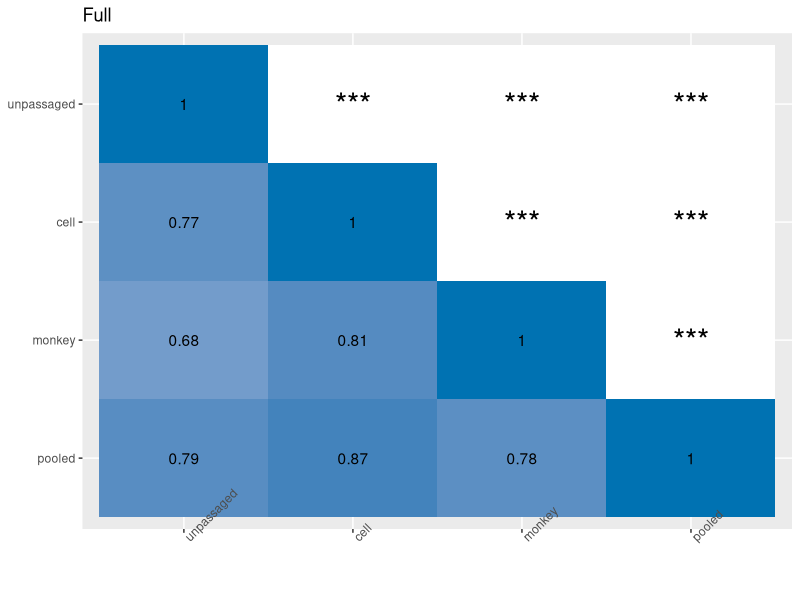

Source code (R): (Note: this script raises an error after producing the figure.)
## ---- chunk 1
require(cowplot)  #for figure themes
require(knitr)    #for knitting html
require(reshape2) #for melt function
require(ggplot2)  #for figures
require(grid)     #for unit function
require(dplyr)    #for filter function
require(tidyr)    #for melt function
## ---- chunk 2

blue<-"#0072B2"
palette <- c("#FF0000", "#0072B2", "#979797","#009E24", "#FFD700", "#E69F00")
#palette <- c(red, blue, gray, green, yellow2)

## ---- chunk 3

unpassagedvect <- c("unpassaged")
unpassagedvect <- rep(unpassagedvect, times=566)

eggvect <- c("egg")
eggvect <- rep(eggvect, times=566)

cellvect <- c("cell")
cellvect <- rep(cellvect, times=566)

monkeyvect <- c("monkey")
monkeyvect <- rep(monkeyvect, times=566)

pooledvect <- c("pooled")
pooledvect <- rep(pooledvect, times=566)

siatvect <- c("SIAT1")
siatvect <- rep(siatvect, times=566)

nonsiatvect <- c("nonSIAT")
nonsiatvect <- rep(nonsiatvect, times=566)
 
fullvect <- c("full")
fullvect <- rep(fullvect, times=566)

intvect <- c("int")
intvect <- rep(intvect, times=566)

tipsvect <- c("tips")
tipsvect <- rep(tipsvect, times=566)

vect79a <- c("79a")
vect79a <- rep(vect79a, times=566)

vect79b <- c("79b")
vect79b <- rep(vect79b, times=566)

vect79c <- c("79c")
vect79c <- rep(vect79c, times=566)

vect249a <- c("249a")
vect249a <- rep(vect249a, times=566)

vect1703a <- c("1703a")
vect1703a <- rep(vect1703a, times=566)

vect917a <- c("917a")
vect917a <- rep(vect917a, times=566)


vect1046a <- c("1046a")
vect1046a <- rep(vect1046a, times=566)


vect20052015 <- c("2005-2015")
vect20052015 <- rep(vect20052015, times=566)

vect2014 <- c("2014")
vect2014 <- rep(vect2014, times=566)


## ---- chunk 4


p <- read.table("slac_output.csv", sep=",", header=TRUE, stringsAsFactors=FALSE, na.strings=c("","NA"))

#Create one tidy dataframe from dN/dS output from SLAC ananlysis
dndsData <- rbind(

              cbind(p$samp_nonsiat_1703a_20052015_full, nonsiatvect, fullvect, vect1703a, vect20052015),
              cbind(p$samp_nonsiat_1703a_20052015_internal, nonsiatvect, intvect, vect1703a, vect20052015),
              cbind(p$samp_nonsiat_1703a_20052015_tips, nonsiatvect, tipsvect, vect1703a, vect20052015),
              
              cbind(p$samp_unpassaged_1703a_20052015_full, unpassagedvect, fullvect, vect1703a, vect20052015),
              cbind(p$samp_unpassaged_1703a_20052015_internal, unpassagedvect, intvect, vect1703a, vect20052015),
              cbind(p$samp_unpassaged_1703a_20052015_tips, unpassagedvect, tipsvect, vect1703a, vect20052015),
              
              cbind(p$samp_cell_1703a_20052015_full, cellvect, fullvect, vect1703a, vect20052015),
              cbind(p$samp_cell_1703a_20052015_internal, cellvect, intvect, vect1703a, vect20052015),
              cbind(p$samp_cell_1703a_20052015_tips, cellvect, tipsvect, vect1703a, vect20052015),
              
              cbind(p$samp_pooled_1703a_20052015_full, pooledvect, fullvect, vect1703a, vect20052015),
              cbind(p$samp_pooled_1703a_20052015_internal, pooledvect, intvect, vect1703a, vect20052015),
              cbind(p$samp_pooled_1703a_20052015_tips, pooledvect, tipsvect, vect1703a, vect20052015),
              
              cbind(p$samp_nonsiat_1046a_20052015_full, nonsiatvect, fullvect, vect1046a, vect20052015),
              cbind(p$samp_nonsiat_1046a_20052015_internal, nonsiatvect, intvect, vect1046a, vect20052015),
              cbind(p$samp_nonsiat_1046a_20052015_tips, nonsiatvect, tipsvect, vect1046a, vect20052015),
              
              cbind(p$samp_siat_1046a_20052015_full, siatvect, fullvect, vect1046a, vect20052015),
              cbind(p$samp_siat_1046a_20052015_internal, siatvect, intvect, vect1046a, vect20052015),
              cbind(p$samp_siat_1046a_20052015_tips, siatvect, tipsvect, vect1046a, vect20052015),
              
              cbind(p$samp_unpassaged_1046a_20052015_full, unpassagedvect, fullvect, vect1046a, vect20052015),
              cbind(p$samp_unpassaged_1046a_20052015_internal, unpassagedvect, intvect, vect1046a, vect20052015),
              cbind(p$samp_unpassaged_1046a_20052015_tips, unpassagedvect, tipsvect, vect1046a, vect20052015),
              
              cbind(p$samp_cell_1046a_20052015_full, cellvect, fullvect, vect1046a, vect20052015),
              cbind(p$samp_cell_1046a_20052015_internal, cellvect, intvect, vect1046a, vect20052015),
              cbind(p$samp_cell_1046a_20052015_tips, cellvect, tipsvect, vect1046a, vect20052015),
              
              cbind(p$samp_pooled_1046a_20052015_full, pooledvect, fullvect, vect1046a, vect20052015),
              cbind(p$samp_pooled_1046a_20052015_internal, pooledvect, intvect, vect1046a, vect20052015),
              cbind(p$samp_pooled_1046a_20052015_tips, pooledvect, tipsvect, vect1046a, vect20052015),
              
              cbind(p$samp_nonsiat_917a_20052015_full, nonsiatvect, fullvect, vect917a, vect20052015),
              cbind(p$samp_nonsiat_917a_20052015_internal, nonsiatvect, intvect, vect917a, vect20052015),
              cbind(p$samp_nonsiat_917a_20052015_tips, nonsiatvect, tipsvect, vect917a, vect20052015),
              
              cbind(p$samp_monkey_917a_20052015_full, monkeyvect, fullvect, vect917a, vect20052015),
              cbind(p$samp_monkey_917a_20052015_internal, monkeyvect, intvect, vect917a, vect20052015),
              cbind(p$samp_monkey_917a_20052015_tips, monkeyvect, tipsvect, vect917a, vect20052015),

              cbind(p$samp_unpassaged_917a_20052015_full, unpassagedvect, fullvect, vect917a, vect20052015),
              cbind(p$samp_unpassaged_917a_20052015_internal, unpassagedvect, intvect, vect917a, vect20052015),
              cbind(p$samp_unpassaged_917a_20052015_tips, unpassagedvect, tipsvect, vect917a, vect20052015),
              
              cbind(p$samp_cell_917a_20052015_full, cellvect, fullvect, vect917a, vect20052015),
              cbind(p$samp_cell_917a_20052015_internal, cellvect, intvect, vect917a, vect20052015),
              cbind(p$samp_cell_917a_20052015_tips, cellvect, tipsvect, vect917a, vect20052015),
              
              cbind(p$samp_pooled_917a_20052015_full, pooledvect, fullvect, vect917a, vect20052015),
              cbind(p$samp_pooled_917a_20052015_internal, pooledvect, intvect, vect917a, vect20052015),
              cbind(p$samp_pooled_917a_20052015_tips, pooledvect, tipsvect, vect917a, vect20052015),
            
              
              cbind(p$samp_cell_79a_20052015_full, cellvect, fullvect, vect79a, vect20052015),
              cbind(p$samp_cell_79a_20052015_internal, cellvect, intvect, vect79a, vect20052015),
              cbind(p$samp_cell_79a_20052015_tips, cellvect, tipsvect, vect79a, vect20052015),

              cbind(p$samp_egg_79a_20052015_full, eggvect, fullvect, vect79a, vect20052015),
              cbind(p$samp_egg_79a_20052015_internal, eggvect, intvect, vect79a, vect20052015),
              cbind(p$samp_egg_79a_20052015_tips, eggvect, tipsvect, vect79a, vect20052015),

              cbind(p$samp_unpassaged_79a_20052015_full, unpassagedvect, fullvect, vect79a, vect20052015),
              cbind(p$samp_unpassaged_79a_20052015_internal, unpassagedvect, intvect, vect79a, vect20052015),
              cbind(p$samp_unpassaged_79a_20052015_tips, unpassagedvect, tipsvect, vect79a, vect20052015),

              cbind(p$samp_monkey_79a_20052015_full, monkeyvect, fullvect, vect79a, vect20052015),
              cbind(p$samp_monkey_79a_20052015_internal, monkeyvect, intvect, vect79a, vect20052015),
              cbind(p$samp_monkey_79a_20052015_tips, monkeyvect, tipsvect, vect79a, vect20052015),

              cbind(p$samp_pooled_79a_20052015_full, pooledvect, fullvect, vect79a, vect20052015),
              cbind(p$samp_pooled_79a_20052015_internal, pooledvect, intvect, vect79a, vect20052015),             
              cbind(p$samp_pooled_79a_20052015_tips, pooledvect, tipsvect, vect79a, vect20052015),
              
              cbind(p$samp_monkey_79b_20052015_full, monkeyvect, fullvect, vect79b, vect20052015),
              cbind(p$samp_monkey_79b_20052015_internal, monkeyvect, intvect, vect79b, vect20052015),
              cbind(p$samp_monkey_79b_20052015_tips, monkeyvect, tipsvect, vect79b, vect20052015),
              
              cbind(p$samp_cell_79b_20052015_full, cellvect, fullvect, vect79b, vect20052015),
              cbind(p$samp_cell_79b_20052015_internal, cellvect, intvect, vect79b, vect20052015),
              cbind(p$samp_cell_79b_20052015_tips, cellvect, tipsvect, vect79b, vect20052015),

              cbind(p$samp_unpassaged_79b_20052015_full, unpassagedvect, fullvect, vect79b, vect20052015),
              cbind(p$samp_unpassaged_79b_20052015_internal, unpassagedvect, intvect, vect79b, vect20052015),
              cbind(p$samp_unpassaged_79b_20052015_tips, unpassagedvect, tipsvect, vect79b, vect20052015),

              cbind(p$samp_pooled_79b_20052015_full, pooledvect, fullvect, vect79b, vect20052015),
              cbind(p$samp_pooled_79b_20052015_internal, pooledvect, intvect, vect79b, vect20052015),             
              cbind(p$samp_pooled_79b_20052015_tips, pooledvect, tipsvect, vect79b, vect20052015),
              
              cbind(p$samp_monkey_79c_20052015_full, monkeyvect, fullvect, vect79c, vect20052015),
              cbind(p$samp_monkey_79c_20052015_internal, monkeyvect, intvect, vect79c, vect20052015),
              cbind(p$samp_monkey_79c_20052015_tips, monkeyvect, tipsvect, vect79c, vect20052015),
              
              cbind(p$samp_cell_79c_20052015_full, cellvect, fullvect, vect79c, vect20052015),
              cbind(p$samp_cell_79c_20052015_internal, cellvect, intvect, vect79c, vect20052015),
              cbind(p$samp_cell_79c_20052015_tips, cellvect, tipsvect, vect79c, vect20052015),

              cbind(p$samp_unpassaged_79c_20052015_full, unpassagedvect, fullvect, vect79c, vect20052015),
              cbind(p$samp_unpassaged_79c_20052015_internal, unpassagedvect, intvect, vect79c, vect20052015),
              cbind(p$samp_unpassaged_79c_20052015_tips, unpassagedvect, tipsvect, vect79c, vect20052015),

              cbind(p$samp_pooled_79c_20052015_full, pooledvect, fullvect, vect79c, vect20052015),
              cbind(p$samp_pooled_79c_20052015_internal, pooledvect, intvect, vect79c, vect20052015),              
              cbind(p$samp_pooled_79c_20052015_tips, pooledvect, tipsvect, vect79c, vect20052015),    

              cbind(p$samp_siat_249a_2014_full, siatvect, fullvect, vect249a, vect2014),
              cbind(p$samp_siat_249a_2014_internal, siatvect, intvect, vect249a, vect2014),
              cbind(p$samp_siat_249a_2014_tips, siatvect, tipsvect, vect249a, vect2014),

              cbind(p$samp_unpassaged_249a_2014_full, unpassagedvect, fullvect, vect249a, vect2014),
              cbind(p$samp_unpassaged_249a_2014_internal, unpassagedvect, intvect, vect249a, vect2014),
              cbind(p$samp_unpassaged_249a_2014_tips, unpassagedvect, tipsvect, vect249a, vect2014),
              
              cbind(p$samp_nonsiat_249a_2014_full, nonsiatvect, fullvect, vect249a, vect2014),
              cbind(p$samp_nonsiat_249a_2014_internal, nonsiatvect, intvect, vect249a, vect2014),
              cbind(p$samp_nonsiat_249a_2014_tips, nonsiatvect, tipsvect, vect249a, vect2014)
              
                   )

dndsData <- data.frame(dndsData) 
names(dndsData) <- c("dNdS", "passage", "Analysis", "selection", "timeperiod")


## ---- chunk 5
distances.dat<-read.table('distances.dat', sep=',') #the file of distances from each amino acid to every other amino acid in the H3 structure PDB:2YP7
## ---- chunk 6

RSAData <- p$RSA.Multimer #RSA as calculated for the hemagluttinin trimer
RSAData <- data.frame(RSAData)

## ---- chunk 7
DistanceData <- cbind(I(1 / p$distance.to.224.all.2yp7)) #Vector of inverse distances in 3D space from each amino acid to the sialic acid binding site
DistanceData <- data.frame(DistanceData)
## ---- chunk 8
#http://stackoverflow.com/questions/13112238/a-matrix-version-of-cor-test-in-r
cor.test.p <- function(x){
    FUN <- function(x, y) cor.test(x, y)[["p.value"]]
    z <- outer(
      colnames(x), 
      colnames(x), 
      Vectorize(function(i,j) FUN(x[,i], x[,j]))
    )
    dimnames(z) <- list(colnames(x), colnames(x))
    z
}
## ---- chunk 9

get_corr_and_signif<- function(dNs){
  colnums <- ncol(dNs)
  rtable <- cor(dNs, dNs[,ncol(dNs):1]) #reverse order of second arg to get heatmap ordered symmetrically from upper left hand corner
  ptable <- cor.test.p(dNs)
  ptable <- ptable[,ncol(dNs):1] #reverse order of second arg to get heatmap ordered symmetrically from upper left hand corner
  return(list(rtable, ptable))
}

## ---- chunk 10

step_heatmap <- function(rtable, ptable) {
  
    x <- melt(rtable, value.name=c("r"))
    flip <- ncol(data.frame(rtable)) + 1
    print(flip)
    lowleft <- x[as.numeric(x$Var1)<=flip-as.numeric(x$Var2),]
    lowleftrows<- lowleft[c("Var1", "Var2")]
    lowleftrows$sig <- ""
  
    y <-melt(ptable, value.name=c("r"))
    upright <- y[as.numeric(y$Var1)>flip-as.numeric(y$Var2),]
    uprightrows<- upright
    uprightrows$r <- NA  
    
    sig=rep("", nrow(upright))
    sig[upright$r<0.05] <- "*"
    sig[upright$r<0.01] <- "**"
    sig[upright$r<0.001] <- "***"
    upright<-upright[c("Var1", "Var2")]
    upright <- cbind (upright, sig)

    uprightall <- rbind(lowleftrows, upright)
    lowleftall <- rbind(lowleft, uprightrows)

    allcol<- cbind(lowleftall, uprightall)
    final <- allcol[c("Var1", "Var2", "r", "sig")]  
    return(final)
    }


## ---- chunk 11

Fig2and3Data <- p[, c(

      
      "Gene", 
      "Protein", 
      "pdb.2yp7", 
      "RSA.Multimer",
      "distance.to.224.all.2yp7",
      "samp_unpassaged_917a_20052015_full", 
      "samp_monkey_917a_20052015_full",
      "samp_cell_917a_20052015_full",
      "samp_pooled_917a_20052015_full",

      "samp_unpassaged_917a_20052015_internal", 
      "samp_monkey_917a_20052015_internal",
      "samp_cell_917a_20052015_internal",
      "samp_pooled_917a_20052015_internal",
      
      "samp_unpassaged_917a_20052015_tips", 
      "samp_monkey_917a_20052015_tips",
      "samp_cell_917a_20052015_tips",
      "samp_pooled_917a_20052015_tips"
      
      )]

write.csv(Fig2and3Data, file = "Figure2and3Data.csv", row.names=FALSE)

## ---- chunk 12
#Organize data for structure color maps

fullData_samp_all<-filter(dndsData, Analysis=="full", selection=="917a", timeperiod=="2005-2015")
temp_samp_all<-split(as.numeric(as.character(fullData_samp_all$dNdS)), fullData_samp_all$passage)
fulldNs_samp_all <- cbind(temp_samp_all[["unpassaged"]],temp_samp_all[["monkey"]],temp_samp_all[["cell"]],temp_samp_all[["pooled"]])
colnames(fulldNs_samp_all) <- c("unpassaged",  "monkey", "cell","pooled")
fulldf_samp_all <- data.frame(fulldNs_samp_all)
fulldf_samp_all[] <- lapply(fulldf_samp_all, as.numeric) #Preserve floats

intData_samp_all<-filter(dndsData, Analysis=="int", selection=="917a", timeperiod=="2005-2015")
temp_samp_all<-split(as.numeric(as.character(intData_samp_all$dNdS)), intData_samp_all$passage)
intdNs_samp_all <- cbind(temp_samp_all[["unpassaged"]],temp_samp_all[["monkey"]],temp_samp_all[["cell"]],temp_samp_all[["pooled"]])
colnames(intdNs_samp_all) <- c("unpassaged", "monkey", "cell", "pooled")
intdf_samp_all <- data.frame(intdNs_samp_all)
intdf_samp_all[] <- lapply(intdf_samp_all, as.numeric) #Preserve floats

tipsData_samp_all<-filter(dndsData, Analysis=="tips", selection=="917a", timeperiod=="2005-2015")
temp_samp_all<-split(as.numeric(as.character(tipsData_samp_all$dNdS)), tipsData_samp_all$passage)
tipsdNs_samp_all <- cbind(temp_samp_all[["unpassaged"]],temp_samp_all[["monkey"]],temp_samp_all[["cell"]],temp_samp_all[["pooled"]])
colnames(tipsdNs_samp_all) <- c("unpassaged",  "monkey", "cell","pooled")
tipsdf_samp_all <- data.frame(tipsdNs_samp_all)
tipsdf_samp_all[] <- lapply(tipsdf_samp_all, as.numeric) #Preserve floats
## ---- chunk 13
fulldNs_samp_passages <- fulldf_samp_all[c("unpassaged", "cell", "monkey", "pooled")]
intdNs_samp_passages <-  intdf_samp_all[c("unpassaged", "cell", "monkey", "pooled")]
tipsdNs_samp_passages <- tipsdf_samp_all[c("unpassaged", "cell",  "monkey", "pooled")]

## ---- chunk 14
fullcorr_samp_passages.rs  = get_corr_and_signif(fulldNs_samp_passages)[1]
fullcorr_samp_passages.ps  = get_corr_and_signif(fulldNs_samp_passages)[2]  
fullcorr_samp_passages <- step_heatmap(fullcorr_samp_passages.rs, fullcorr_samp_passages.ps) 

intcorr_samp_passages.rs  = get_corr_and_signif(intdNs_samp_passages)[1]
intcorr_samp_passages.ps  = get_corr_and_signif(intdNs_samp_passages)[2]  
intcorr_samp_passages <- step_heatmap(intcorr_samp_passages.rs, intcorr_samp_passages.ps)

tipscorr_samp_passages.rs  = get_corr_and_signif(tipsdNs_samp_passages)[1]
tipscorr_samp_passages.ps  = get_corr_and_signif(tipsdNs_samp_passages)[2]  
tipscorr_samp_passages <- step_heatmap(tipscorr_samp_passages.rs, tipscorr_samp_passages.ps)

## ---- chunk 15
fullheat_samp_passages <-ggplot(fullcorr_samp_passages, aes(x=Var1,    y=Var2, fill=r)) + 
    geom_tile() + geom_text(aes(label=round(r,2)))+ 
    geom_text(aes(label=sig), size = 8) +
    scale_fill_gradientn(colours=c("white",blue), limits=c(0,1), na.value = "white") + 
    theme(axis.title.x=element_blank(), axis.title.y=element_blank(),axis.text.x = element_text(angle = 45, hjust = 0, vjust = 1)) + 
   labs(title = "Full") 

#pull the legend from the first plot 
grobs <- ggplotGrob(fullheat_samp_passages)$grobs
legend <- grobs[[which(sapply(grobs, function(x) x$name) == "guide-box")]]

fullheat_samp_passages <- fullheat_samp_passages + theme(legend.position="none") #remove legend form fullheat
fullheat_samp_passages <- ggdraw(switch_axis_position(fullheat_samp_passages, axis = 'x'))  #Move x axis to top of chart

intheat_samp_passages <-ggplot(intcorr_samp_passages, aes(x=Var1, y=Var2, fill=r)) + 
geom_tile() + geom_text(aes(label=round(r,2)))+ 
geom_text(aes(label=sig), size = 8) +
scale_fill_gradientn(colours=c("white",blue), limits=c(0,1), na.value = "white")+
theme(legend.position="none", axis.title.x=element_blank(),axis.title.y=element_blank(),axis.text.x = element_text(angle = 45, hjust = 0, vjust = 1)) + 
labs(title = "Internal")

intheat_samp_passages <- ggdraw(switch_axis_position(intheat_samp_passages, axis = 'x'))

tipsheat_samp_passages <-ggplot(tipscorr_samp_passages, aes(x=Var1, y=Var2, fill=r)) + 
geom_tile() + geom_text(aes(label=round(r,2)))+ 
    geom_text(aes(label=sig), size = 8) +
  scale_fill_gradientn(colours=c("white", blue), limits=c(0,1), na.value = "white") + 
theme(legend.position="none",
axis.title.x=element_blank(),axis.title.y=element_blank(),axis.text.x = element_text(angle = 45, hjust = 0, vjust = 1))  +
labs(title = "Tips")

tipsheat_samp_passages <- ggdraw(switch_axis_position(tipsheat_samp_passages, axis = 'x'))

prow<-plot_grid(fullheat_samp_passages,intheat_samp_passages,tipsheat_samp_passages, labels = c("A", "B", "C"), ncol = 3)  #grid of three heatmaps

corrheatmaps_samp_passages <- plot_grid( prow, legend, rel_widths = c(3, .3)) #add in the legend to the figure

## ---- chunk 16
forDist_samp_all<-data.frame(cbind(DistanceData, fulldf_samp_all, intdf_samp_all, tipsdf_samp_all)) 
forDist_samp_all<-forDist_samp_all[!is.na(p$pdb.2yp7), ] #Only sites in structure have  RSA value
forDist_samp_all <- data.frame(sapply(forDist_samp_all[], as.numeric))

rsDist_samp_all = NULL  #empty to hold r.squared values

for (i in 2:ncol(forDist_samp_all)){
    rsDist_samp_all  <- rbind(rsDist_samp_all, summary(lm(forDist_samp_all$DistanceData ~ forDist_samp_all[,i]))$r.squared)
}

psDist_samp_all = NULL #empty to hold p.values values from lm()

for (i in 2:ncol(forDist_samp_all)){
    psDist_samp_all  <- rbind(psDist_samp_all, summary(lm(forDist_samp_all$DistanceData ~ forDist_samp_all[,i]))$coefficients["forDist_samp_all[, i]","Pr(>|t|)"])
    print(summary(lm(forDist_samp_all$DistanceData ~ forDist_samp_all[,i]))$coefficients["forDist_samp_all[, i]","Pr(>|t|)"])
}

r.names <- c("unpassaged", "monkey", "cell", "pooled","unpassaged", "monkey", "cell", "pooled","unpassaged", "monkey", "cell", "pooled")

Analysis=c("Full", "Full", "Full", "Full", "Internal", "Internal", "Internal", "Internal",  "Tips", "Tips", "Tips", "Tips")

dfDist_samp_all <- data.frame(r.square = rsDist_samp_all, p.values=psDist_samp_all, Passage = factor(r.names, levels = r.names), Analysis)

signif=rep("", nrow(dfDist_samp_all))
signif[dfDist_samp_all$p.values<0.05] <- "*"
signif[dfDist_samp_all$p.values<0.01] <- "**"
signif[dfDist_samp_all$p.values<0.001] <- "***"
dfDist_samp_all <- cbind (dfDist_samp_all, signif)

distbar_samp_all<-ggplot(aes(x = Passage, y = r.square), data = dfDist_samp_all) +
  scale_fill_manual(values=palette) +
  geom_bar(stat = 'identity', aes(fill=Analysis)) +
  ylab(expression(paste("Variance Explained (R"^"2", ')', sep=''))) +
  theme(plot.margin = unit(c(6,6,0,6), "pt"),  axis.title.x=element_blank(), axis.text.x = element_text(angle = 45, hjust = 1, vjust = 1)) +
  geom_text(aes(x= Passage, y=r.square + 0.002, label=signif), size=8) +
  scale_y_continuous(limits = c(0, 0.10)) +
  facet_wrap(~Analysis) +
  background_grid(major = 'y', minor = "none") + # add thin horizontal lines
  panel_border() # and a border around each panel +

print(distbar_samp_all)

## ---- chunk 17

forRSA_samp_all<-data.frame(cbind(RSAData, fulldf_samp_all, intdf_samp_all, tipsdf_samp_all)) 
forRSA_samp_all<-forRSA_samp_all[!is.na(p$pdb.2yp7), ] #Limit to sites with RSA value
forRSA_samp_all <- data.frame(sapply(forRSA_samp_all[], as.numeric))#Preserve floats

rsRSA_samp_all = NULL #empty to hold r.squared values from lm()

for (i in 2:ncol(forRSA_samp_all)){
    rsRSA_samp_all  <- rbind(rsRSA_samp_all, summary(lm(forRSA_samp_all$RSAData ~ forRSA_samp_all[,i]))$r.squared)
}

psRSA_samp_all = NULL #empty to hold p.values values from lm()


for (i in 2:ncol(forRSA_samp_all)){
    psRSA_samp_all  <- rbind(psRSA_samp_all, summary(lm(forRSA_samp_all$RSAData ~ forRSA_samp_all[,i]))$coefficients["forRSA_samp_all[, i]","Pr(>|t|)"])
}

r.names <- c("unpassaged", "monkey", "cell", "all", "unpassaged",  "monkey", "cell", "all", "unpassaged",  "monkey", "cell", "all")

Analysis=c("Full", "Full", "Full", "Full",  "Internal", "Internal", "Internal", "Internal",  "Tips", "Tips", "Tips", "Tips")

dfRSA_samp_all <- data.frame(r.square = rsRSA_samp_all, p.values = psRSA_samp_all, Passage = factor(r.names, levels = r.names), Analysis)

signif=rep("", nrow(dfRSA_samp_all))
signif[dfRSA_samp_all$p.values<0.05] <- "*"
signif[dfRSA_samp_all$p.values<0.01] <- "**"
signif[dfRSA_samp_all$p.values<0.001] <- "***"
dfRSA_samp_all <- cbind (dfRSA_samp_all, signif)

rsabar_samp_all<-ggplot(aes(x = Passage, y = r.square), data = dfRSA_samp_all) +
  geom_bar(stat = 'identity', aes(fill=Analysis)) +
  geom_text(aes(x= Passage, y=r.square + 0.002, label=signif), size=8) +
  scale_fill_manual(values=palette) +
  ylab(expression(paste("Variance Explained (R"^"2", ')', sep=''))) +
  theme(plot.margin = unit(c(6,6,0,6), "pt"), axis.title.x=element_blank(), axis.text.x = element_text(angle = 45, hjust = 1, vjust = 1)) +
  scale_y_continuous(limits = c(0, 0.17)) +
  facet_wrap(~Analysis) +
  background_grid(major = 'y', minor = "none") + # add thin horizontal lines
  panel_border() # and a border around each panel 


## ---- chunk 18

#Every site needs a lable
labelsvect <- c(rep("unpassaged", times=566), rep("monkey", times=566), rep("cell", times=566), rep("pooled",times=566))

facetvect <-rep("Full", times = 566*4)
fullmelt_samp_all <- cbind(melt(fulldNs_samp_all), labelsvect, facetvect)

facetvect <-rep("Internal", times = 566*4)
intmelt_samp_all <- cbind(melt(intdNs_samp_all), labelsvect, facetvect)

facetvect <-rep("Tips", times = 566*4)
tipsmelt_samp_all <- cbind(melt(tipsdNs_samp_all), labelsvect, facetvect)

allmelt_samp_all <- rbind(fullmelt_samp_all, intmelt_samp_all, tipsmelt_samp_all)


unpassfull <- filter(allmelt_samp_all, Var2=="unpassaged", facetvect=="Full")$value
monkeyfull <- filter(allmelt_samp_all, Var2=="monkey", facetvect=="Full")$value
cellfull <- filter(allmelt_samp_all, Var2=="cell", facetvect=="Full")$value
pooledfull <- filter(allmelt_samp_all, Var2=="pooled", facetvect=="Full")$value

unpassint <- filter(allmelt_samp_all, Var2=="unpassaged", facetvect=="Internal")$value
monkeyint <- filter(allmelt_samp_all, Var2=="monkey", facetvect=="Internal")$value
cellint <- filter(allmelt_samp_all, Var2=="cell", facetvect=="Internal")$value
pooledint <- filter(allmelt_samp_all, Var2=="pooled", facetvect=="Internal")$value

unpasstips <- filter(allmelt_samp_all, Var2=="unpassaged", facetvect=="Tips")$value
monkeytips <- filter(allmelt_samp_all, Var2=="monkey", facetvect=="Tips")$value
celltips <- filter(allmelt_samp_all, Var2=="cell", facetvect=="Tips")$value
pooledtips <- filter(allmelt_samp_all, Var2=="pooled", facetvect=="Tips")$value

t.test(unpassfull, monkeyfull, paired=TRUE)
t.test(unpassfull, cellfull, paired=TRUE)
t.test(unpassfull, pooledfull, paired=TRUE)

t.test(unpassint, monkeyint, paired=TRUE)
t.test(unpassint, cellint, paired=TRUE)
t.test(unpassint, pooledint, paired=TRUE)

t.test(unpasstips, monkeytips, paired=TRUE)
t.test(unpasstips, celltips, paired=TRUE)
t.test(unpasstips, pooledtips, paired=TRUE)

t.test(monkeyfull, cellfull, paired=TRUE)
t.test(monkeyfull, pooledfull, paired=TRUE)

t.test(monkeyint, cellint, paired=TRUE)
t.test(monkeyint, pooledint, paired=TRUE)

t.test(monkeytips, celltips, paired=TRUE)
t.test(monkeytips, pooledtips, paired=TRUE)

t.test(celltips, pooledtips, paired=TRUE)
t.test(cellfull, pooledfull, paired=TRUE)
t.test(celltips, pooledtips, paired=TRUE)

dot_samp_all <- ggplot(data = allmelt_samp_all, aes(x=Var2, y=value)) +
             geom_jitter(aes(colour=labelsvect), size=3) + 
            
             geom_hline(yintercept=1)  + 
             facet_wrap(~facetvect, ncol=3) +
             scale_colour_manual(values=palette) +
             theme(legend.position="none", axis.title.x=element_blank(), axis.text.x = element_text(angle = 45, hjust = 1, vjust = 1)) +
            ylab("dN/dS")+
            ylim(0, 18) + 
            panel_border()


#print(dot_samp_all)

## ---- chunk 19

Fig4Data <- p[, c(

     
      "Gene", 
      "Protein", 
      "pdb.2yp7",
      "RSA.Multimer",
      "distance.to.224.all.2yp7",
      "samp_unpassaged_1046a_20052015_full", 
      "samp_siat_1046a_20052015_full",
      "samp_nonsiat_1046a_20052015_full",


      "samp_unpassaged_1046a_20052015_internal", 
      "samp_siat_1046a_20052015_internal",
      "samp_nonsiat_1046a_20052015_internal",

      
      "samp_unpassaged_1046a_20052015_tips", 
      "samp_siat_1046a_20052015_tips",
      "samp_nonsiat_1046a_20052015_tips"

      
      )]

write.csv(Fig4Data, file = "Figure4Data.csv", row.names=FALSE)


## ---- chunk 20

fulldata_unpassSiatNonsiat<-filter(dndsData, Analysis=="full", selection=="1046a", timeperiod=="2005-2015")
temp_samp_unpassSiatNonsiat<-split(as.numeric(as.character(fulldata_unpassSiatNonsiat$dNdS)), fulldata_unpassSiatNonsiat$passage) #pull each sitewise dN/dS list for each passage type into its own vector
fulldNs_samp_unpassSiatNonsiat <- cbind(temp_samp_unpassSiatNonsiat[["unpassaged"]],temp_samp_unpassSiatNonsiat[["SIAT1"]],temp_samp_unpassSiatNonsiat[["nonSIAT"]])  #join vectors of sitewise dN/dS into matrix format for cor functions (columns = passage history, rows = sites)
colnames(fulldNs_samp_unpassSiatNonsiat) <- c("unpassaged", "SIAT1", "non-SIAT1")
fulldf_samp_unpassSiatNonsiat <- data.frame(fulldNs_samp_unpassSiatNonsiat)
fulldf_samp_unpassSiatNonsiat[] <- lapply(fulldf_samp_unpassSiatNonsiat, as.numeric)

intSNSdata<-filter(dndsData, Analysis=="int", selection=="1046a", timeperiod=="2005-2015")
temp_samp_unpassSiatNonsiat<-split(as.numeric(as.character(intSNSdata$dNdS)), intSNSdata$passage)
intdNs_samp_unpassSiatNonsiat <- cbind(temp_samp_unpassSiatNonsiat[["unpassaged"]],temp_samp_unpassSiatNonsiat[["SIAT1"]],temp_samp_unpassSiatNonsiat[["nonSIAT"]])
colnames(intdNs_samp_unpassSiatNonsiat) <- c("unpassaged", "SIAT1", "non-SIAT1")
intdf_samp_unpassSiatNonsiat <- data.frame(intdNs_samp_unpassSiatNonsiat)
intdf_samp_unpassSiatNonsiat[] <- lapply(intdf_samp_unpassSiatNonsiat, as.numeric)


tipsSNSdata<-filter(dndsData, Analysis=="tips", selection=="1046a", timeperiod=="2005-2015")
temp_samp_unpassSiatNonsiat<-split(as.numeric(as.character(tipsSNSdata$dNdS)), tipsSNSdata$passage)
tipsdNs_samp_unpassSiatNonsiat <- cbind(temp_samp_unpassSiatNonsiat[["unpassaged"]],temp_samp_unpassSiatNonsiat[["SIAT1"]],temp_samp_unpassSiatNonsiat[["nonSIAT"]])
colnames(tipsdNs_samp_unpassSiatNonsiat) <- c("unpassaged", "SIAT1", "non-SIAT1")
tipsdf_samp_unpassSiatNonsiat <- data.frame(tipsdNs_samp_unpassSiatNonsiat)
tipsdf_samp_unpassSiatNonsiat[] <- lapply(tipsdf_samp_unpassSiatNonsiat, as.numeric)
## ---- chunk 21

forDist_samp_unpassSiatNonsiat<-data.frame(cbind(DistanceData, fulldf_samp_unpassSiatNonsiat, intdf_samp_unpassSiatNonsiat, tipsdf_samp_unpassSiatNonsiat))
forDist_samp_unpassSiatNonsiat<-forDist_samp_unpassSiatNonsiat[!is.na(p$pdb.2yp7), ] #Only sites in structure have  RSA value
forDist_samp_unpassSiatNonsiat <- data.frame(sapply(forDist_samp_unpassSiatNonsiat[], as.numeric))

rsDist_samp_unpassSiatNonsiat = NULL  #empty to hold r.squared values
for (i in 2:ncol(forDist_samp_unpassSiatNonsiat)){
    rsDist_samp_unpassSiatNonsiat  <- rbind(rsDist_samp_unpassSiatNonsiat, summary(lm(forDist_samp_unpassSiatNonsiat$DistanceData ~ forDist_samp_unpassSiatNonsiat[,i]))$r.squared)
}

psDist_samp_unpassSiatNonsiat = NULL #empty to hold p.values values from lm()

for (i in 2:ncol(forDist_samp_unpassSiatNonsiat)){
    psDist_samp_unpassSiatNonsiat  <- rbind(psDist_samp_unpassSiatNonsiat, summary(lm(forDist_samp_unpassSiatNonsiat$DistanceData ~ forDist_samp_unpassSiatNonsiat[,i]))$coefficients["forDist_samp_unpassSiatNonsiat[, i]","Pr(>|t|)"])
    print(summary(lm(forDist_samp_unpassSiatNonsiat$DistanceData ~ forDist_samp_unpassSiatNonsiat[,i]))$coefficients["forDist_samp_unpassSiatNonsiat[, i]","Pr(>|t|)"])
}


r.names <- c("unpassaged", "SIAT1", "non-SIAT1","unpassaged","SIAT1","non-SIAT1","unpassaged", "SIAT1", "non-SIAT1")
Analysis=c("Full", "Full", "Full", "Internal", "Internal", "Internal", "Tips", "Tips", "Tips")


dfDist_samp_unpassSiatNonsiat <- data.frame(r.square = rsDist_samp_unpassSiatNonsiat,  p.values = psDist_samp_unpassSiatNonsiat, Passage = factor(r.names, levels = r.names), Analysis)

signif=rep("", nrow(dfDist_samp_unpassSiatNonsiat))
signif[dfDist_samp_unpassSiatNonsiat$p.values<0.05] <- "*"
signif[dfDist_samp_unpassSiatNonsiat$p.values<0.01] <- "**"
signif[dfDist_samp_unpassSiatNonsiat$p.values<0.001] <- "***"
dfDist_samp_unpassSiatNonsiat <- cbind (dfDist_samp_unpassSiatNonsiat, signif)

distbar_samp_unpassSiatNonsiat<-ggplot(aes(x = Passage, y = r.square), data = dfDist_samp_unpassSiatNonsiat) +
  scale_fill_manual(values=palette) +
  geom_bar(stat = 'identity', aes(fill=Analysis)) +
  geom_text(aes(x= Passage, y=r.square + 0.002, label=signif), size=8) +
  ylab(expression(paste("Variance Explained (R"^"2", ')', sep=''))) +
  theme(plot.margin = unit(c(6,6,0,6), "pt"),   axis.title.x=element_blank(), axis.text.x = element_text(angle = 45, hjust = 1, vjust = 1)) +
  scale_y_continuous(limits = c(0, 0.15)) +
  facet_wrap(~Analysis) +
  background_grid(major = 'y', minor = "none") + # add thin horizontal lines
  panel_border() # and a border around each panel +

## ---- chunk 22
forRSA_samp_unpassSiatNonsiat<-data.frame(cbind(RSAData, fulldf_samp_unpassSiatNonsiat, intdf_samp_unpassSiatNonsiat, tipsdf_samp_unpassSiatNonsiat))
forRSA_samp_unpassSiatNonsiat<-forRSA_samp_unpassSiatNonsiat[!is.na(p$pdb.2yp7), ] 
forRSA_samp_unpassSiatNonsiat <- data.frame(sapply(forRSA_samp_unpassSiatNonsiat[], as.numeric))

rsRSA_samp_unpassSiatNonsiat = NULL #empty to hold r.squared values from lm()

for (i in 2:ncol(forRSA_samp_unpassSiatNonsiat)){
    rsRSA_samp_unpassSiatNonsiat  <- rbind(rsRSA_samp_unpassSiatNonsiat, summary(lm(forRSA_samp_unpassSiatNonsiat$RSAData ~ forRSA_samp_unpassSiatNonsiat[,i]))$r.squared)
}


psRSA_samp_unpassSiatNonsiat = NULL #empty to hold p.values values from lm()

for (i in 2:ncol(forRSA_samp_unpassSiatNonsiat)){
    psRSA_samp_unpassSiatNonsiat  <- rbind(psRSA_samp_unpassSiatNonsiat, summary(lm(forRSA_samp_unpassSiatNonsiat$RSAData ~ forRSA_samp_unpassSiatNonsiat[,i]))$coefficients["forRSA_samp_unpassSiatNonsiat[, i]","Pr(>|t|)"])
    print(summary(lm(forRSA_samp_unpassSiatNonsiat$RSAData ~ forRSA_samp_unpassSiatNonsiat[,i]))$coefficients["forRSA_samp_unpassSiatNonsiat[, i]","Pr(>|t|)"])
}

r.names <- c("unpassaged", "SIAT1", "non-SIAT1","unpassaged","SIAT1","non-SIAT1","unpassaged", "SIAT1", "non-SIAT1")
Analysis=c("Full", "Full", "Full", "Internal", "Internal", "Internal", "Tips", "Tips", "Tips")

dfRSA_samp_unpassSiatNonsiat <- data.frame(r.square = rsRSA_samp_unpassSiatNonsiat,  p.values = psRSA_samp_unpassSiatNonsiat, Passage = factor(r.names, levels = r.names), Analysis)

signif=rep("", nrow(dfRSA_samp_unpassSiatNonsiat))
signif[dfRSA_samp_unpassSiatNonsiat$p.values<0.05] <- "*"
signif[dfRSA_samp_unpassSiatNonsiat$p.values<0.01] <- "**"
signif[dfRSA_samp_unpassSiatNonsiat$p.values<0.001] <- "***"
dfRSA_samp_unpassSiatNonsiat <- cbind (dfRSA_samp_unpassSiatNonsiat, signif)


rsabar_samp_unpassSiatNonsiat<-ggplot(aes(x = Passage, y = r.square), data = dfRSA_samp_unpassSiatNonsiat) +
  geom_bar(stat = 'identity', aes(fill=Analysis)) +
  geom_text(aes(x= Passage, y=r.square + 0.002, label=signif), size=8) +
  scale_fill_manual(values=palette) +
  ylab(expression(paste("Variance Explained (R"^"2", ')', sep=''))) +
  theme(plot.margin = unit(c(6,6,0,6), "pt"), axis.title.x=element_blank(),  axis.text.x = element_text(angle = 45, hjust = 1, vjust = 1)) +
  scale_y_continuous(limits = c(0, 0.2)) +
  facet_wrap(~Analysis) +
  background_grid(major = 'y', minor = "none") + # add thin horizontal lines
  panel_border() # and a border around each panel 

## ---- chunk 23


labelsvect <- c(rep("unpassaged", times=566), rep("siat", times=566), rep("nonSIAT", times=566))

facetvect <-rep("Full", times = 566*3)

fullmelt_samp_unpassSiatNonsiat <- cbind(melt(fulldNs_samp_unpassSiatNonsiat), labelsvect, facetvect)

facetvect <-rep("Internal", times = 566*3)
intmelt_samp_unpassSiatNonsiat <- cbind(melt(intdNs_samp_unpassSiatNonsiat), labelsvect, facetvect)

facetvect <-rep("Tips", times = 566*3)
tipsmelt_samp_unpassSiatNonsiat <- cbind(melt(tipsdNs_samp_unpassSiatNonsiat), labelsvect, facetvect)

allmelt_samp_unpassSiatNonsiat <- rbind(fullmelt_samp_unpassSiatNonsiat, intmelt_samp_unpassSiatNonsiat, tipsmelt_samp_unpassSiatNonsiat)

unpassfull <- filter(allmelt_samp_unpassSiatNonsiat, labelsvect=="unpassaged", facetvect=="Full")$value
nonsiatfull <- filter(allmelt_samp_unpassSiatNonsiat, labelsvect=="nonSIAT", facetvect=="Full")$value
siatfull <- filter(allmelt_samp_unpassSiatNonsiat, labelsvect=="siat", facetvect=="Full")$value

unpassint <- filter(allmelt_samp_unpassSiatNonsiat, labelsvect=="unpassaged", facetvect=="Internal")$value
nonsiatint <- filter(allmelt_samp_unpassSiatNonsiat, labelsvect=="nonSIAT", facetvect=="Internal")$value
siatint <- filter(allmelt_samp_unpassSiatNonsiat, labelsvect=="siat", facetvect=="Internal")$value

unpasstips <- filter(allmelt_samp_unpassSiatNonsiat, labelsvect=="unpassaged", facetvect=="Tips")$value
nonsiattips <- filter(allmelt_samp_unpassSiatNonsiat, labelsvect=="nonSIAT", facetvect=="Tips")$value
siattips <- filter(allmelt_samp_unpassSiatNonsiat, labelsvect=="siat", facetvect=="Tips")$value

print(t.test(unpassfull, nonsiatfull, paired=TRUE))
print(t.test(unpassfull, siatfull, paired=TRUE))

print(t.test(unpassint, nonsiatint, paired=TRUE))
print(t.test(unpassint, siatint, paired=TRUE))

print(t.test(unpasstips, nonsiattips, paired=TRUE))
print(t.test(unpasstips, siattips, paired=TRUE))

print(t.test(siatfull, nonsiatfull, paired=TRUE))
print(t.test(siatint, nonsiatint, paired=TRUE))
print(t.test(siattips, nonsiattips, paired=TRUE))




dot_samp_unpassSiatNonsiat <- ggplot(data = allmelt_samp_unpassSiatNonsiat, aes(x=Var2, y=value)) +
             geom_jitter(aes(colour=Var2), size=3) + 
             #geom_jitter( size=3) +
             #geom_violin(aes(fill=labelsvect, line=labelsvect)) +
             #scale_fill_manual(values=palette) +
             geom_hline(yintercept=1)  + 
             facet_wrap(~facetvect, ncol=3) +
             scale_colour_manual(values=palette) +
             #theme(legend.position="none", axis.title.x=element_blank(), axis.text.x = element_text(angle = 45, hjust = 1, vjust = 1)) +
             theme(axis.title.x=element_blank(), axis.text.x = element_text(angle = 45, hjust = 1, vjust = 1)) +
             labs(colour="Passage") +
             ylab("dN/dS") +
             ylim(0,30) +
             panel_border()
print(dot_samp_unpassSiatNonsiat)

## ---- chunk 24

Fig5and6Data <- p[, c(

     
      "Gene", 
      "Protein", 
      "pdb.2yp7",
      "samp_unpassaged_1703a_20052015_full", 
      "samp_nonsiat_1703a_20052015_full",
      
      "samp_unpassaged_1703a_20052015_internal", 
      "samp_nonsiat_1703a_20052015_internal",
      
      "samp_unpassaged_1703a_20052015_tips", 
      "samp_nonsiat_1703a_20052015_tips"
      
      )]

write.csv(Fig5and6Data, file = "Figure5and6Data.csv", row.names=FALSE)


## ---- chunk 25
#Organize data for structure color maps

fullData_samp_unpassnonsiat<-filter(dndsData, Analysis=="full", selection=="1703a", timeperiod=="2005-2015")
temp_samp_unpassnonsiat<-split(as.numeric(as.character(fullData_samp_unpassnonsiat$dNdS)), fullData_samp_unpassnonsiat$passage)
fulldNs_samp_unpassnonsiat <- cbind(temp_samp_unpassnonsiat[["unpassaged"]],temp_samp_unpassnonsiat[["nonSIAT"]])
colnames(fulldNs_samp_unpassnonsiat) <- c("unpassaged", "nonSIAT")
fulldf_samp_unpassnonsiat <- data.frame(fulldNs_samp_unpassnonsiat)
fulldf_samp_unpassnonsiat[] <- lapply(fulldf_samp_unpassnonsiat, as.numeric) #Preserve floats

intData_samp_unpassnonsiat<-filter(dndsData, Analysis=="int", selection=="1703a", timeperiod=="2005-2015")
temp_samp_unpassnonsiat<-split(as.numeric(as.character(intData_samp_unpassnonsiat$dNdS)), intData_samp_unpassnonsiat$passage)
intdNs_samp_unpassnonsiat <- cbind(temp_samp_unpassnonsiat[["unpassaged"]],temp_samp_unpassnonsiat[["nonSIAT"]])
colnames(intdNs_samp_unpassnonsiat) <- c("unpassaged", "nonSIAT")
intdf_samp_unpassnonsiat <- data.frame(intdNs_samp_unpassnonsiat)
intdf_samp_unpassnonsiat[] <- lapply(intdf_samp_unpassnonsiat, as.numeric) #Preserve floats

tipsData_samp_unpassnonsiat<-filter(dndsData, Analysis=="tips", selection=="1703a", timeperiod=="2005-2015")
temp_samp_unpassnonsiat<-split(as.numeric(as.character(tipsData_samp_unpassnonsiat$dNdS)), tipsData_samp_unpassnonsiat$passage)
tipsdNs_samp_unpassnonsiat <- cbind(temp_samp_unpassnonsiat[["unpassaged"]],temp_samp_unpassnonsiat[["nonSIAT"]])
colnames(tipsdNs_samp_unpassnonsiat) <- c("unpassaged", "nonSIAT")
tipsdf_samp_unpassnonsiat <- data.frame(tipsdNs_samp_unpassnonsiat)
tipsdf_samp_unpassnonsiat[] <- lapply(tipsdf_samp_unpassnonsiat, as.numeric) #Preserve floats
## ---- chunk 26


nonsiatdf <- as.data.frame(fulldf_samp_unpassnonsiat$nonSIAT)[!is.na(p$pdb.2yp7),] #dN/dS must align with structure for color mapping

unpassageddf <-as.data.frame(fulldf_samp_unpassnonsiat$unpassaged)[!is.na(p$pdb.2yp7),]


write.table(data.frame(nonsiatdf), file="nonsiat_dnds.raw", row.names=F, col.names=F) 

#write.table(data.frame(fulldf_samp_cellunpass), file="unpassaged1000_dnds.raw", row.names=F, col.names=F)
write.table(data.frame(unpassageddf), file="unpassaged_dnds.raw", row.names=F, col.names=F)

dnds.corr <- c()
p.values <- c() 

#Each column in distances.dat corresponds to one amino acid. Each value is the distance from that columns reference amino acid to another amino acid in the structure.  


for (i in 1:ncol(distances.dat)){   #for each amino acid in hemagglutinin:
     dnds.corr<-append(dnds.corr, (cor(x = nonsiatdf[distances.dat[,i] != 0], y= 1/((distances.dat[,i])[distances.dat[,i] != 0])))) #Take the correlation of the vector of all sites dN/dS values with the vector of inverse distances from that amino acid to each other amino acid. Since the distance from an amino acid to itself is zero, exclude these since can't divide by zero. 
     
     p.values <- append(p.values, cor.test(x = nonsiatdf[distances.dat[,i] != 0], y= 1/((distances.dat[,i])[distances.dat[,i] != 0]))$p.value)
     }
write.table(data.frame(dnds.corr), file="nonsiat_inverse_dnds.corr", row.names=F, col.names=F)

dnds.corr <- c()
p.values <- c()
for (i in 1:ncol(distances.dat)){
     dnds.corr<-append(dnds.corr, (cor(x = unpassageddf[distances.dat[,i] != 0], y= 1/((distances.dat[,i])[distances.dat[,i] != 0]))))
     p.values <- append(p.values, cor.test(x = unpassageddf[distances.dat[,i] != 0], y= 1/((distances.dat[,i])[distances.dat[,i] != 0]))$p.value)
     }
write.table(data.frame(dnds.corr), file="unpassaged_inverse_dnds.corr", row.names=F, col.names=F)


dnds.corr <- c()
p.values <- c()
for (i in 1:ncol(distances.dat)){
     dnds.corr<-append(dnds.corr, (cor(x = nonsiatdf[distances.dat[,i] != 0], y= (distances.dat[,i])[distances.dat[,i] != 0])))
     p.values <- append(p.values, cor.test(x = nonsiatdf[distances.dat[,i] != 0], y= (distances.dat[,i])[distances.dat[,i] != 0])$p.value)
     }
write.table(data.frame(dnds.corr), file="nonsiat_dnds.corr", row.names=F, col.names=F)

dnds.corr <- c()
p.values <- c()
for (i in 1:ncol(distances.dat)){
     dnds.corr<-append(dnds.corr, (cor(x = unpassageddf[distances.dat[,i] != 0], y= (distances.dat[,i])[distances.dat[,i] != 0])))
     p.values <- append(p.values, cor.test(x = unpassageddf[distances.dat[,i] != 0], y= (distances.dat[,i])[distances.dat[,i] != 0])$p.value)
     }
write.table(data.frame(dnds.corr), file="unpassaged_dnds.corr", row.names=F, col.names=F)

## ---- chunk 27

SFig1Data <- p[, c(

     
      "Gene", 
      "Protein", 
      "pdb.2yp7",
 
      "samp_unpassaged_79a_20052015_full", 
      "samp_monkey_79a_20052015_full",
      "samp_egg_79a_20052015_full",
      "samp_cell_79a_20052015_full",
      "samp_pooled_79a_20052015_full",
      
      "samp_unpassaged_79b_20052015_full", 
      "samp_monkey_79b_20052015_full",
      "samp_cell_79b_20052015_full",
      "samp_pooled_79b_20052015_full",
      
      "samp_unpassaged_79c_20052015_full", 
      "samp_monkey_79c_20052015_full",
      "samp_cell_79c_20052015_full",
      "samp_pooled_79c_20052015_full",
      
      "samp_unpassaged_79a_20052015_internal", 
      "samp_monkey_79a_20052015_internal",
      "samp_egg_79a_20052015_internal",
      "samp_cell_79a_20052015_internal",
      "samp_pooled_79a_20052015_internal",
      
      "samp_unpassaged_79b_20052015_internal", 
      "samp_monkey_79b_20052015_internal",
      "samp_cell_79b_20052015_internal",
      "samp_pooled_79b_20052015_internal",
      
      "samp_unpassaged_79c_20052015_internal", 
      "samp_monkey_79c_20052015_internal",
      "samp_cell_79c_20052015_internal",
      "samp_pooled_79c_20052015_internal",
      
      
      "samp_unpassaged_79a_20052015_tips", 
      "samp_monkey_79a_20052015_tips",
      "samp_egg_79a_20052015_tips",
      "samp_cell_79a_20052015_tips",
      "samp_pooled_79a_20052015_tips",

      "samp_unpassaged_79b_20052015_tips", 
      "samp_monkey_79b_20052015_tips",
      "samp_cell_79b_20052015_tips",
      "samp_pooled_79b_20052015_tips",
            
      "samp_unpassaged_79c_20052015_tips", 
      "samp_monkey_79c_20052015_tips",
      "samp_cell_79c_20052015_tips",
      "samp_pooled_79c_20052015_tips"
      
      
      )]

write.csv(SFig1Data, file = "SFigure1Data.csv", row.names=FALSE)


## ---- chunk 28

Data_samp_passages<-filter(dndsData, Analysis=="full", selection=="79a"|selection=="79b"|selection=="79c", timeperiod=="2005-2015")
temp_samp_passages<-split(as.numeric(as.character(Data_samp_passages$dNdS)), list(Data_samp_passages$passage, Data_samp_passages$selection)) #pull each sitewise dN/dS list for each passage type into its own vector

fulldNs_samp_passages <- cbind(temp_samp_passages[["unpassaged.79a"]],temp_samp_passages[["unpassaged.79b"]],temp_samp_passages[["unpassaged.79c"]],temp_samp_passages[["cell.79a"]],temp_samp_passages[["cell.79b"]],temp_samp_passages[["cell.79c"]],temp_samp_passages[["egg.79a"]],temp_samp_passages[["monkey.79a"]],temp_samp_passages[["monkey.79b"]],temp_samp_passages[["monkey.79c"]], temp_samp_passages[["pooled.79a"]],temp_samp_passages[["pooled.79b"]],temp_samp_passages[["pooled.79c"]])  #join vectors of sitewise dN/dS into matrix format for cor functions (columns = passage history, rows = sites)
colnames(fulldNs_samp_passages) <- c("unpassaged 1", "unpassaged 2","unpassaged 3","cell 1", "cell 2","cell 3","egg 1", "monkey 1", "monkey 2", "monkey 3", "pooled 1","pooled 2","pooled 3")
fulldf_passages <- data.frame(fulldNs_samp_passages)
fulldf_passages[] <- lapply(fulldf_passages, as.numeric)

intData_samp_passages<-filter(dndsData, Analysis=="int", selection=="79a"|selection=="79b"|selection=="79c", timeperiod=="2005-2015")
temp_samp_passages<-split(as.numeric(as.character(intData_samp_passages$dNdS)), list(intData_samp_passages$passage, intData_samp_passages$selection)) #pull each sitewise dN/dS list for each passage type into its own vector

intdNs_samp_passages <- cbind(temp_samp_passages[["unpassaged.79a"]],temp_samp_passages[["unpassaged.79b"]],temp_samp_passages[["unpassaged.79c"]],temp_samp_passages[["cell.79a"]],temp_samp_passages[["cell.79b"]],temp_samp_passages[["cell.79c"]],temp_samp_passages[["egg.79a"]],temp_samp_passages[["monkey.79a"]],temp_samp_passages[["monkey.79b"]],temp_samp_passages[["monkey.79c"]],  temp_samp_passages[["pooled.79a"]],temp_samp_passages[["pooled.79b"]],temp_samp_passages[["pooled.79c"]])  #join vectors of sitewise dN/dS into matrix format for cor functions (columns = passage history, rows = sites)
colnames(intdNs_samp_passages) <- c("unpassaged 1", "unpassaged 2","unpassaged 3","cell 1", "cell 2","cell 3","egg 1", "monkey 1","monkey 2", "monkey 3", "pooled 1","pooled 2","pooled 3")
intdf_samp_passages <- data.frame(intdNs_samp_passages)
intdf_samp_passages[] <- lapply(intdf_samp_passages, as.numeric)

tipsData_samp_passages<-filter(dndsData, Analysis=="tips", selection=="79a"|selection=="79b"|selection=="79c", timeperiod=="2005-2015")
temp_samp_passages<-split(as.numeric(as.character(tipsData_samp_passages$dNdS)), list(tipsData_samp_passages$passage, tipsData_samp_passages$selection)) #pull each sitewise dN/dS list for each passage type into its own vector


tipsdNs_samp_passages <- cbind(temp_samp_passages[["unpassaged.79a"]],temp_samp_passages[["unpassaged.79b"]],temp_samp_passages[["unpassaged.79c"]],temp_samp_passages[["cell.79a"]],temp_samp_passages[["cell.79b"]],temp_samp_passages[["cell.79c"]],temp_samp_passages[["egg.79a"]],temp_samp_passages[["monkey.79a"]],temp_samp_passages[["monkey.79b"]],temp_samp_passages[["monkey.79c"]],  temp_samp_passages[["pooled.79a"]],temp_samp_passages[["pooled.79b"]],temp_samp_passages[["pooled.79c"]])  #join vectors of sitewise dN/dS into matrix format for cor functions (columns = passage history, rows = sites)
colnames(tipsdNs_samp_passages) <- c("unpassaged 1", "unpassaged 2","unpassaged 3","cell 1", "cell 2","cell 3","egg 1", "monkey 1", "monkey 2", "monkey 3", "pooled 1","pooled 2","pooled 3")
tipsdf_samp_passages <- data.frame(tipsdNs_samp_passages)
tipsdf_samp_passages[] <- lapply(tipsdf_samp_passages, as.numeric)






## ---- chunk 29

fullcorr_samp_passages.rs  = get_corr_and_signif(fulldNs_samp_passages)[1]
fullcorr_samp_passages.ps  = get_corr_and_signif(fulldNs_samp_passages)[2]  
fullcorr_samp_passages <- step_heatmap(fullcorr_samp_passages.rs, fullcorr_samp_passages.ps) 

intcorr_samp_passages.rs  = get_corr_and_signif(intdNs_samp_passages)[1]
intcorr_samp_passages.ps  = get_corr_and_signif(intdNs_samp_passages)[2]  
intcorr_samp_passages <- step_heatmap(intcorr_samp_passages.rs, intcorr_samp_passages.ps)

tipscorr_samp_passages.rs  = get_corr_and_signif(tipsdNs_samp_passages)[1]
tipscorr_samp_passages.ps  = get_corr_and_signif(tipsdNs_samp_passages)[2]  
tipscorr_samp_passages <- step_heatmap(tipscorr_samp_passages.rs, tipscorr_samp_passages.ps)

## ---- chunk 30

fullheat_samp_passages <-ggplot(fullcorr_samp_passages, aes(x=Var1, y=Var2, fill=r)) + geom_tile() + 
geom_text(aes(label=round(r,1)))+ 
geom_text(aes(label=sig)) +
scale_fill_gradientn(colours=c("white","#0072B2"), limits=c(0,1), na.value = "white") +
theme(axis.title.x=element_blank(),axis.title.y=element_blank(),axis.text.x = element_text(angle = 45, hjust = 0, vjust = 1)) +
labs(title = "Full")

#pull the legend from the first plot prior to axis move, in order to place legend to right side of all figures
grobs <- ggplotGrob(fullheat_samp_passages)$grobs
legend <- grobs[[which(sapply(grobs, function(x) x$name) == "guide-box")]]
fullheat_samp_passages <- fullheat_samp_passages + theme(legend.position="none")
fullheat_samp_passages <- ggdraw(switch_axis_position(fullheat_samp_passages, axis = 'x'))# moving the x axis


intheat_samp_passages <-ggplot(intcorr_samp_passages, aes(x=Var1, y=Var2, fill=r)) + 
geom_tile() + geom_text(aes(label=round(r,1)))+ 
geom_text(aes(label=sig)) +
scale_fill_gradientn(colours=c("white","#0072B2"), limits=c(0,1), na.value = "white")+
theme(legend.position="none", axis.title.x=element_blank(),axis.title.y=element_blank(),axis.text.x = element_text(angle = 45, hjust = 0, vjust = 1)) +
labs(title = "Internal")

intheat_samp_passages <- ggdraw(switch_axis_position(intheat_samp_passages, axis = 'x'))# moving the x axis

tipsheat_samp_passages <-ggplot(tipscorr_samp_passages, aes(x=Var1, y=Var2, fill=r)) + geom_tile() + 
geom_text(aes(label=round(r,1)))+ 
geom_text(aes(label=sig)) +
scale_fill_gradientn(colours=c("white", "#0072B2"), limits=c(0,1), na.value = "white") + 
theme(legend.position="none", axis.title.x=element_blank(),axis.title.y=element_blank(),axis.text.x = element_text(angle = 45, hjust = 0,  vjust = 1)) +
labs(title = "Tips")

tipsheat_samp_passages <- ggdraw(switch_axis_position(tipsheat_samp_passages, axis = 'x')) # moving the x axis


## ---- chunk 31

SFig2Data <- p[, c(

     
      "Gene", 
      "Protein", 
      "pdb.2yp7",
 
      "samp_unpassaged_249a_2014_full", 
      "samp_siat_249a_2014_full",
      "samp_nonsiat_249a_2014_full",


      "samp_unpassaged_249a_2014_internal", 
      "samp_siat_249a_2014_internal",
      "samp_nonsiat_249a_2014_internal",
      
      "samp_unpassaged_249a_2014_tips", 
      "samp_siat_249a_2014_tips",
      "samp_nonsiat_249a_2014_tips"


      )]

write.csv(SFig2Data, file = "SFigure2Data.csv", row.names=FALSE)

## ---- chunk 32

fulldatasiat<-filter(dndsData, Analysis=="full", selection=="249a", timeperiod=="2014")
temp_samp_siat<-split(as.numeric(as.character(fulldatasiat$dNdS)), fulldatasiat$passage) #pull each sitewise dN/dS list for each passage type into its own vector
fulldNs_samp_siat <- cbind(temp_samp_siat[["unpassaged"]],temp_samp_siat[["SIAT1"]],temp_samp_siat[["nonSIAT"]])  #join vectors of sitewise dN/dS into matrix format for cor functions (columns = passage history, rows = sites)
colnames(fulldNs_samp_siat) <- c("unpassaged", "SIAT1", "non-SIAT1")
fulldf_samp_siat <- data.frame(fulldNs_samp_siat)
fulldf_samp_siat[] <- lapply(fulldf_samp_siat, as.numeric)

intSNSdata<-filter(dndsData, Analysis=="int", selection=="249a", timeperiod=="2014")
temp_samp_siat<-split(as.numeric(as.character(intSNSdata$dNdS)), intSNSdata$passage)
intdNs_samp_siat <- cbind(temp_samp_siat[["unpassaged"]],temp_samp_siat[["SIAT1"]],temp_samp_siat[["nonSIAT"]])
colnames(intdNs_samp_siat) <- c("unpassaged", "SIAT1", "non-SIAT1")
intdf_samp_siat <- data.frame(intdNs_samp_siat)
intdf_samp_siat[] <- lapply(intdf_samp_siat, as.numeric)


tipsSNSdata<-filter(dndsData, Analysis=="tips", selection=="249a", timeperiod=="2014")
temp_samp_siat<-split(as.numeric(as.character(tipsSNSdata$dNdS)), tipsSNSdata$passage)
tipsdNs_samp_siat <- cbind(temp_samp_siat[["unpassaged"]],temp_samp_siat[["SIAT1"]],temp_samp_siat[["nonSIAT"]])
colnames(tipsdNs_samp_siat) <- c("unpassaged", "SIAT1", "non-SIAT1")
tipsdf_samp_siat <- data.frame(tipsdNs_samp_siat)
tipsdf_samp_siat[] <- lapply(tipsdf_samp_siat, as.numeric)
## ---- chunk 33

fullcorr_samp_siat.rs  = get_corr_and_signif(fulldNs_samp_siat)[1]
fullcorr_samp_siat.ps  = get_corr_and_signif(fulldNs_samp_siat)[2]  
fullcorr_samp_siat <- step_heatmap(fullcorr_samp_siat.rs, fullcorr_samp_siat.ps) 

intcorr_samp_siat.rs  = get_corr_and_signif(intdNs_samp_siat)[1]
intcorr_samp_siat.ps  = get_corr_and_signif(intdNs_samp_siat)[2]  
intcorr_samp_siat <- step_heatmap(intcorr_samp_siat.rs, intcorr_samp_siat.ps)

tipscorr_samp_siat.rs  = get_corr_and_signif(tipsdNs_samp_siat)[1]
tipscorr_samp_siat.ps  = get_corr_and_signif(tipsdNs_samp_siat)[2]  
tipscorr_samp_siat <- step_heatmap(tipscorr_samp_siat.rs, tipscorr_samp_siat.ps)


## ---- chunk 34


fullheat_samp_siat <-ggplot(fullcorr_samp_siat, aes(x=Var1, y=Var2, fill=r)) + 
geom_tile() + geom_text(aes(label=round(r,2)))+ 
geom_text(aes(label=sig)) + 
scale_fill_gradientn(colours=c("white","#0072B2"), limits=c(0,1), na.value = "white") + 
theme(axis.title.x=element_blank(), axis.title.y=element_blank(),axis.text.x = element_text(angle = 45, hjust = 0, vjust = 1)) + 
labs(title = "Full") 

#pull the legend from the first plot 
grobs <- ggplotGrob(fullheat_samp_siat)$grobs
legend <- grobs[[which(sapply(grobs, function(x) x$name) == "guide-box")]]

fullheat_samp_siat <- fullheat_samp_siat + theme(legend.position="none") #don't need legend anymore
fullheat_samp_siat <- ggdraw(switch_axis_position(fullheat_samp_siat, axis = 'x'))  #Move x axis to top of chart

intheat_samp_siat <-ggplot(intcorr_samp_siat, aes(x=Var1, y=Var2, fill=r)) + 
geom_tile() + geom_text(aes(label=round(r,2)))+ 
  geom_text(aes(label=sig)) + 
scale_fill_gradientn(colours=c("white","#0072B2"), limits=c(0,1), na.value="white")+
theme(legend.position="none", axis.title.x=element_blank(),axis.title.y=element_blank(),axis.text.x = element_text(angle = 45, hjust = 0, vjust = 1)) + 
labs(title = "Internal")

intheat_samp_siat <- ggdraw(switch_axis_position(intheat_samp_siat, axis = 'x'))

tipsheat_samp_siat <-ggplot(tipscorr_samp_siat, aes(x=Var1, y=Var2, fill=r)) + 
geom_tile() + geom_text(aes(label=round(r,2)))+ 
geom_text(aes(label=sig)) + 
scale_fill_gradientn(colours=c("white", "#0072B2"), limits=c(0,1), na.value="white") + 
theme(legend.position="none",
axis.title.x=element_blank(),axis.title.y=element_blank(),axis.text.x = element_text(angle = 45, hjust = 0, vjust = 1))  +
labs(title = "Tips")

tipsheat_samp_siat <- ggdraw(switch_axis_position(tipsheat_samp_siat, axis = 'x'))

prow<-plot_grid(fullheat_samp_siat,intheat_samp_siat,tipsheat_samp_siat, labels = c("A", "B", "C"), ncol = 3)  #grid of three heatmaps

corrheatmaps_samp_siat <- plot_grid(prow, legend, rel_widths = c(3, .3)) #add in the legend
#print(corrheatmaps_samp_siat)

## ---- chunk 35


labelsvect <- c(rep("unpassaged", times=566), rep("siat", times=566), rep("nonSIAT", times=566))

facetvect <-rep("Full", times = 566*3)

fullmelt_samp_siat <- cbind(melt(fulldNs_samp_siat), labelsvect, facetvect)

facetvect <-rep("Internal", times = 566*3)
intmelt_samp_siat <- cbind(melt(intdNs_samp_siat), labelsvect, facetvect)

facetvect <-rep("Tips", times = 566*3)
tipsmelt_samp_siat <- cbind(melt(tipsdNs_samp_siat), labelsvect, facetvect)

allmelt_samp_siat <- rbind(fullmelt_samp_siat, intmelt_samp_siat, tipsmelt_samp_siat)

unpassfull <- filter(allmelt_samp_siat, labelsvect=="unpassaged", facetvect=="Full")$value
nonsiatfull <- filter(allmelt_samp_siat, labelsvect=="nonSIAT", facetvect=="Full")$value
siatfull <- filter(allmelt_samp_siat, labelsvect=="siat", facetvect=="Full")$value

unpassint <- filter(allmelt_samp_siat, labelsvect=="unpassaged", facetvect=="Internal")$value
nonsiatint <- filter(allmelt_samp_siat, labelsvect=="nonSIAT", facetvect=="Internal")$value
siatint <- filter(allmelt_samp_siat, labelsvect=="siat", facetvect=="Internal")$value

unpasstips <- filter(allmelt_samp_siat, labelsvect=="unpassaged", facetvect=="Tips")$value
nonsiattips <- filter(allmelt_samp_siat, labelsvect=="nonSIAT", facetvect=="Tips")$value
siattips <- filter(allmelt_samp_siat, labelsvect=="siat", facetvect=="Tips")$value

print(t.test(unpassfull, nonsiatfull, paired=TRUE))
print(t.test(unpassfull, siatfull, paired=TRUE))

print(t.test(unpassint, nonsiatint, paired=TRUE))
print(t.test(unpassint, siatint, paired=TRUE))

print(t.test(unpasstips, nonsiattips, paired=TRUE))
print(t.test(unpasstips, siattips, paired=TRUE))

print(t.test(siatfull, nonsiatfull, paired=TRUE))
print(t.test(siatint, nonsiatint, paired=TRUE))
print(t.test(siattips, nonsiattips, paired=TRUE))




dot_samp_siat <- ggplot(data = allmelt_samp_siat, aes(x=Var2, y=value)) +
             geom_jitter(aes(colour=Var2), size=3) + 
             #geom_jitter( size=3) +
             #geom_violin(aes(fill=labelsvect, line=labelsvect)) +
             #scale_fill_manual(values=palette) +
             geom_hline(yintercept=1)  + 
             facet_wrap(~facetvect, ncol=3) +
             scale_colour_manual(values=palette) +
             #theme(legend.position="none", axis.title.x=element_blank(), axis.text.x = element_text(angle = 45, hjust = 1, vjust = 1)) +
             theme(axis.title.x=element_blank(), axis.text.x = element_text(angle = 45, hjust = 1, vjust = 1)) +
             labs(colour="Passage") +
             ylab("dN/dS") +
             ylim(0,5) +
             panel_border()
print(dot_samp_siat)

## ---- chunk 36

fig2D <- plot_grid(dot_samp_all, NULL, labels=c("D"), rel_widths = c(3, .3)) #add in the legend space
fig2 <- plot_grid(corrheatmaps_samp_passages, fig2D, nrow = 2)
png(file="fig2.png", width=13, height=8, units="in", res = 300)
print(fig2)
dev.off()

fig3 <- plot_grid(rsabar_samp_all, distbar_samp_all, labels = c("A", "B"), ncol=1)
png(file="fig3.png", width=10, height=8, units="in", res = 300)
print(fig3)
dev.off()

fig4 <- plot_grid(rsabar_samp_unpassSiatNonsiat, distbar_samp_unpassSiatNonsiat, dot_samp_unpassSiatNonsiat, labels = c("A", "B", "C"), ncol=1, align='v')
png(file="fig4.png", width=10, height=12, units="in", res = 300)
print(fig4)
dev.off()

prowsfig1 = plot_grid(fullheat_samp_passages,intheat_samp_passages,tipsheat_samp_passages, labels = c("A", "B", "C"), ncol = 3)
sfig1 <- plot_grid(prowsfig1, legend, rel_widths = c(3, .2))
png(file="figS1.png", width=20, height=6, units="in", res = 300)
print(sfig1)
dev.off()

sfig2D <- plot_grid(dot_samp_siat, labels=c("D")) #add in the legend space
sfig2 <- plot_grid(corrheatmaps_samp_siat, sfig2D, nrow = 2)
png(file="figS2.png", width=13, height=8, units="in", res = 300)
print(sfig2)
dev.off()
